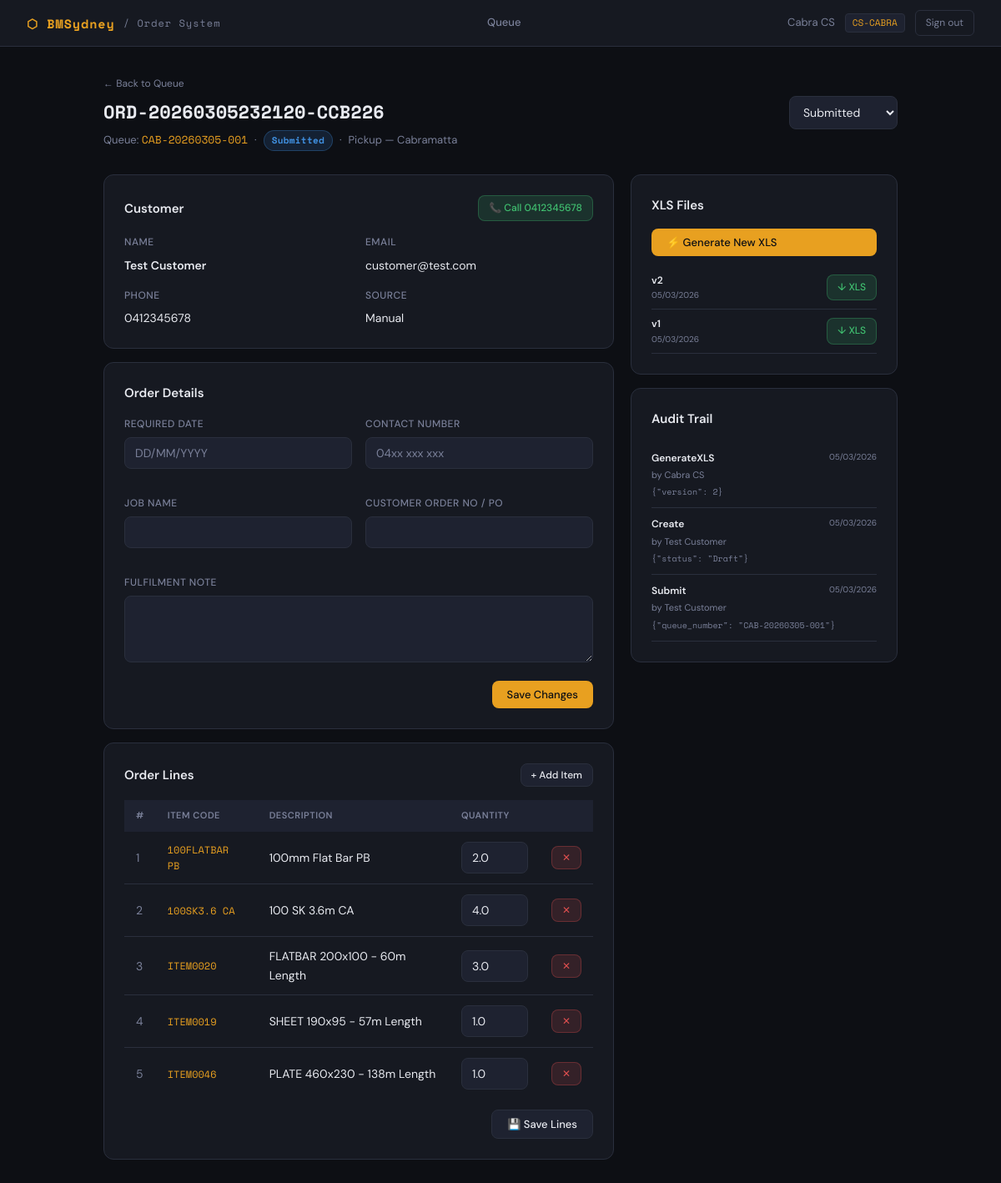
The app's page /staff/order/1 (signed in) with its own data.
### tables this page shows
CREATE TABLE users (
            id INTEGER PRIMARY KEY AUTOINCREMENT,
            email TEXT UNIQUE,
            phone TEXT UNIQUE,
            password_hash TEXT NOT NULL,
            name TEXT NOT NULL,
            role TEXT NOT NULL DEFAULT 'CUSTOMER',
            created_at TEXT DEFAULT (datetime('now'))
        );

CREATE TABLE orders (
            id INTEGER PRIMARY KEY AUTOINCREMENT,
            order_ref TEXT UNIQUE NOT NULL,
            queue_number TEXT,
            customer_id INTEGER REFERENCES users(id),
            order_type TEXT NOT NULL,
            pickup_store TEXT,
            required_date TEXT,
            delivery_address TEXT,
            contact_number TEXT,
            fulfilment_note TEXT,
            job_name TEXT,
            customer_order_no TEXT,
            debtor_code TEXT DEFAULT '1051034',
            source TEXT DEFAULT 'Manual',
            status TEXT DEFAULT 'Draft',
            submitted_at TEXT,
            created_at TEXT DEFAULT (datetime('now')),
            updated_at TEXT DEFAULT (datetime('now'))
        );

CREATE TABLE order_lines (
            id INTEGER PRIMARY KEY AUTOINCREMENT,
            order_id INTEGER REFERENCES orders(id),
            line_no INTEGER,
            item_code TEXT NOT NULL,
            description TEXT,
            quantity REAL NOT NULL,
            note TEXT
        );

CREATE TABLE order_attachments (
            id INTEGER PRIMARY KEY AUTOINCREMENT,
            order_id INTEGER REFERENCES orders(id),
            attach_type TEXT,
            file_path TEXT,
            version_no INTEGER DEFAULT 1,
            created_by INTEGER,
            created_at TEXT DEFAULT (datetime('now'))
        );

CREATE TABLE audit_log (
            id INTEGER PRIMARY KEY AUTOINCREMENT,
            order_id INTEGER REFERENCES orders(id),
            actor_id INTEGER REFERENCES users(id),
            action_type TEXT,
            changes TEXT,
            created_at TEXT DEFAULT (datetime('now'))
        );

### app.py (the view, shortened to what this page needs)
@app.route("/staff/order/<int:order_id>", methods=["GET","POST"])
@login_required
def staff_order_detail(order_id):
    u = current_user()
    if u["role"] == "CUSTOMER":
        abort(403)
    with get_db() as db:
        order = db.execute("SELECT * FROM orders WHERE id=?", (order_id,)).fetchone()
        if not order: abort(404)
        lines = db.execute("SELECT * FROM order_lines WHERE order_id=? ORDER BY line_no", (order_id,)).fetchall()
        attachments = db.execute("SELECT * FROM order_attachments WHERE order_id=? ORDER BY version_no DESC", (order_id,)).fetchall()
        audit = db.execute(
            "SELECT a.*, u.name as actor_name FROM audit_log a LEFT JOIN users u ON a.actor_id=u.id "
            "WHERE a.order_id=? ORDER BY a.created_at DESC", (order_id,)
        ).fetchall()
        customer = db.execute("SELECT * FROM users WHERE id=?", (order["customer_id"],)).fetchone()
        items = db.execute("SELECT * FROM item_master WHERE active_flag=1 ORDER BY item_code").fetchall()
    return render_template("staff_order_detail.html", order=order, lines=lines,
                           attachments=attachments, audit=audit, customer=customer,
                           user=u, items=items)

### templates/staff_order_detail.html (shortened to what this page needs)
{% extends "base.html" %}
{% block content %}
<div class="container" style="max-width:1000px;">
  <div class="page-header flex-between">
    <div>
      <a href="{{ url_for('staff_queue') }}" style="font-size:12px;color:var(--muted);">← Back to Queue</a>
      <div class="page-title mono" style="margin-top:6px;">{{ order.order_ref }}</div>
      <div class="page-sub flex gap-8" style="margin-top:4px;">
        <span>Queue: <span class="mono text-accent">{{ order.queue_number or 'Pending' }}</span></span>
        <span>·</span>
        <span class="badge badge-{{ order.status.lower() }}">{{ order.status }}</span>
        <span>·</span>
        <span>{{ order.order_type }}{% if order.pickup_store %} — {{ order.pickup_store }}{% endif %}</span>
      </div>
    </div>
    <div class="flex gap-8">
      <form method="POST" action="{{ url_for('update_status', order_id=order.id) }}" style="display:inline;">
        <select name="status" class="form-control" style="width:130px;display:inline-block;" onchange="this.form.submit()">
          {% for s in ['Submitted','InReview','Confirmed','Exported','Completed','Cancelled'] %}
          <option value="{{ s }}" {% if order.status == s %}selected{% endif %}>{{ s }}</option>
          {% endfor %}
        </select>
      </form>
    </div>
  </div>
  <div style="display:grid;grid-template-columns:1fr 320px;gap:20px;">
    <div>
      <div class="card mb-4">
        <div class="flex-between mb-4">
          <div class="card-title" style="margin:0;">Customer</div>
          {% if customer.phone %}
          <a href="tel:{{ customer.phone }}" class="btn btn-sm btn-success">📞 Call {{ customer.phone }}</a>
          {% endif %}
        </div>
        <div class="grid-2">
          <div><div class="form-label">Name</div><div style="font-weight:600;">{{ customer.name }}</div></div>
          <div><div class="form-label">Email</div><div>{{ customer.email or '—' }}</div></div>
          <div><div class="form-label">Phone</div><div>{{ customer.phone or '—' }}</div></div>
          <div><div class="form-label">Source</div><div>{{ order.source }}</div></div>
        </div>
      </div>
      <div class="card mb-4">
        <div class="card-title">Order Details</div>
        <form method="POST">
          <div class="grid-2">
            <div class="form-group">
              <label class="form-label">Required Date</label>
              <input type="text" name="required_date" class="form-control" value="{{ order.required_date | ddate if order.required_date else '' }}" placeholder="DD/MM/YYYY">
            </div>
            <div class="form-group">
              <label class="form-label">Contact Number</label>
              <input type="text" name="contact_number" class="form-control" value="{{ order.contact_number or '' }}" placeholder="04xx xxx xxx">
            </div>
            <div class="form-group">
              <label class="form-label">Job Name</label>
              <input type="text" name="job_name" class="form-control" value="{{ order.job_name or '' }}">
            </div>
            <div class="form-group">
              <label class="form-label">Customer Order No / PO</label>
              <input type="text" name="customer_order_no" class="form-control" value="{{ order.customer_order_no or '' }}">
            </div>
            <div class="form-group col-span-2">
              <label class="form-label">Fulfilment Note</label>
              <textarea name="fulfilment_note" class="form-control">{{ order.fulfilment_note or '' }}</textarea>
            </div>
          </div>
          <div style="display:flex;justify-content:flex-end;">
            <button type="submit" class="btn btn-primary">Save Changes</button>
          </div>
        </form>
      </div>
      <div class="card mb-4">
        <div class="flex-between mb-4">
          <div class="card-title" style="margin:0;">Order Lines</div>
          <button class="btn btn-sm btn-secondary" onclick="toggleAddLine()">+ Add Item</button>
        </div>
        <div class="table-wrap">
          <table>
            <thead>
              <tr><th>#</th><th>Item Code</th><th>Description</th><th>Quantity</th><th></th></tr>
            </thead>
            <tbody id="staff-lines-tbody">
              {% for line in lines %}
              <tr data-item="{{ line.item_code }}" data-desc="{{ line.description or '' }}" data-qty="{{ line.quantity }}">
                <td class="text-muted">{{ loop.index }}</td>
                <td class="mono" style="color:var(--accent);font-size:12px;">{{ line.item_code }}</td>
                <td>{{ line.description or '—' }}</td>
                <td>
                  <input type="number" value="{{ line.quantity }}" min="0.01" step="0.01"
                         style="width:80px;" class="form-control"
                         onchange="updateStaffQty(this, {{ loop.index0 }})">
                </td>
                <td>
                  <button class="btn btn-sm btn-danger" onclick="removeStaffLine(this)">✕</button>
                </td>
              </tr>
              {% endfor %}
            </tbody>
          </table>
        </div>
        <div style="display:flex;justify-content:flex-end;margin-top:12px;">
          <button class="btn btn-secondary" onclick="saveLines()">💾 Save Lines</button>
        </div>
      </div>
    </div>
    <div>
      <div class="card mb-4">
        <div class="card-title">XLS Files</div>
        <form method="POST" action="{{ url_for('generate_xls_route', order_id=order.id) }}">
          <button type="submit" class="btn btn-primary" style="width:100%;margin-bottom:12px;">
            ⚡ Generate New XLS
          </button>
        </form>
        {% if attachments %}
          {% for att in attachments %}
          {% if att.attach_type == 'GeneratedXLS' %}
          <div style="display:flex;align-items:center;justify-content:space-between;padding:8px 0;border-bottom:1px solid var(--border);">
            <div>
              <div style="font-size:12px;font-weight:600;">v{{ att.version_no }}</div>
              <div style="font-size:10px;color:var(--muted);">{{ att.created_at | ddate }}</div>
            </div>
            <a href="{{ url_for('download_xls', attachment_id=att.id) }}" class="btn btn-sm btn-success">↓ XLS</a>
          </div>
          {% endif %}
          {% endfor %}
        {% else %}
          <div style="font-size:12px;color:var(--muted);padding:8px 0;">No files generated yet</div>
        {% endif %}
      </div>
      <div class="card">
        <div class="card-title">Audit Trail</div>
        <div style="max-height:400px;overflow-y:auto;">
          {% if audit %}
            {% for entry in audit %}
            <div style="padding:10px 0;border-bottom:1px solid var(--border);">
              <div style="display:flex;justify-content:space-between;align-items:flex-start;">
                <span style="font-size:12px;font-weight:600;color:var(--text);">{{ entry.action_type }}</span>
                <span style="font-size:10px;color:var(--muted);">{{ entry.created_at | ddate }}</span>
              </div>
              <div style="font-size:11px;color:var(--muted);margin-top:2px;">by {{ entry.actor_name or '—' }}</div>
              {% if entry.changes %}
              <div style="font-size:10px;font-family:var(--mono);color:var(--muted);margin-top:4px;word-break:break-all;">
                {{ entry.changes[:120] }}{% if entry.changes|length > 120 %}…{% endif %}
              </div>
              {% endif %}
            </div>
            {% endfor %}
          {% else %}
            <div style="font-size:12px;color:var(--muted);">No audit entries yet</div>
          {% endif %}
        </div>
      </div>
    </div>
  </div>
</div>
{% endblock %}

### templates/base.html (shortened to what this page needs)
<!DOCTYPE html>
<html lang="en">
<head>
</head>
<body>
{% if session.user_id %}
<nav>
  <div class="nav-brand">
    ⬡ BMSydney <span>/ Order System</span>
  </div>
  <div class="nav-links">
    {% if session.user_role == 'CUSTOMER' %}
      <a href="{{ url_for('customer_dashboard') }}">Dashboard</a>
      <a href="{{ url_for('new_order') }}">New Order</a>
    {% else %}
      <a href="{{ url_for('staff_queue') }}">Queue</a>
    {% endif %}
  </div>
  <div class="nav-user">
    <span>{{ session.user_name }}</span>
    <span class="role-badge">{{ session.user_role }}</span>
    <a href="{{ url_for('logout') }}" class="btn-logout">Sign out</a>
  </div>
</nav>
{% endif %}
{% block content %}{% endblock %}
</body>
</html>

### records on screen
users: user_name "Cabra CS", user_role "CS-CABRA"
orders: order_ref "ORD-20260305232120-CCB226", queue_number "CAB-20260305-001", status "Submitted", order_type "Pickup", pickup_store "Cabramatta", source "Manual"
users: phone "0412345678", name "Test Customer", email "customer@test.com"
order_lines: item_code "100FLATBAR PB", description "100mm Flat Bar PB", quantity "2.0"
order_lines: item_code "100SK3.6 CA", description "100 SK 3.6m CA", quantity "4.0"
order_lines: item_code "ITEM0020", description "FLATBAR 200x100 - 60m Length", quantity "3.0"
order_lines: item_code "ITEM0019", description "SHEET 190x95 - 57m Length", quantity "1.0"
order_lines: item_code "ITEM0046", description "PLATE 460x230 - 138m Length", quantity "1.0"
order_attachments: version_no "2", created_at|ddate "05/03/2026"
order_attachments: version_no "1", created_at|ddate "05/03/2026"
audit_log: action_type "GenerateXLS", created_at|ddate "05/03/2026", name "Cabra CS", changes "{\"version\": 2}"
audit_log: action_type "Create", created_at|ddate "05/03/2026", name "Test Customer", changes "{\"status\": \"Draft\"}"
audit_log: action_type "Submit", created_at|ddate "05/03/2026", name "Test Customer", changes "{\"queue_number\": \"CAB-20260305-001\"}"
